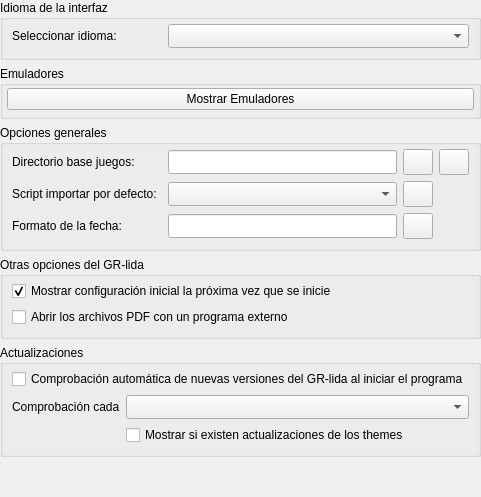
     <widget class="QWidget" name="page_0">
      <layout class="QVBoxLayout" name="verticalLayout_12">
       <property name="margin">
        <number>0</number>
       </property>
       <item>
        <widget class="QGroupBox" name="gBox_idioma">
         <property name="title">
          <string>Idioma de la interfaz</string>
         </property>
         <layout class="QHBoxLayout" name="horizontalLayout_17">
          <property name="topMargin">
           <number>4</number>
          </property>
          <item>
           <widget class="QLabel" name="lb_Opt_1">
            <property name="sizePolicy">
             <sizepolicy hsizetype="Fixed" vsizetype="Fixed">
              <horstretch>0</horstretch>
              <verstretch>0</verstretch>
             </sizepolicy>
            </property>
            <property name="minimumSize">
             <size>
              <width>150</width>
              <height>0</height>
             </size>
            </property>
            <property name="text">
             <string>Seleccionar idioma:</string>
            </property>
           </widget>
          </item>
          <item>
           <widget class="QComboBox" name="cbxIdioma">
            <property name="minimumSize">
             <size>
              <width>0</width>
              <height>24</height>
             </size>
            </property>
           </widget>
          </item>
         </layout>
        </widget>
       </item>
       <item>
        <widget class="QGroupBox" name="gBox_btn_emuladores">
         <property name="maximumSize">
          <size>
           <width>16777215</width>
           <height>65</height>
          </size>
         </property>
         <property name="title">
          <string>Emuladores</string>
         </property>
         <layout class="QVBoxLayout" name="verticalLayout_10">
          <property name="leftMargin">
           <number>4</number>
          </property>
          <property name="topMargin">
           <number>2</number>
          </property>
          <property name="rightMargin">
           <number>4</number>
          </property>
          <property name="bottomMargin">
           <number>6</number>
          </property>
          <item>
           <widget class="QPushButton" name="btnSowEmus">
            <property name="text">
             <string>Mostrar Emuladores</string>
            </property>
            <property name="icon">
             <iconset resource="../res/gr-lida.qrc">
              <normaloff>:/img24/emuladores.png</normaloff>:/img24/emuladores.png</iconset>
            </property>
            <property name="iconSize">
             <size>
              <width>24</width>
              <height>24</height>
             </size>
            </property>
           </widget>
          </item>
         </layout>
        </widget>
       </item>
       <item>
        <widget class="QGroupBox" name="groupBox_0">
         <property name="title">
          <string>Opciones generales</string>
         </property>
         <layout class="QGridLayout" name="gridLayout_8">
          <property name="topMargin">
           <number>4</number>
          </property>
          <item row="0" column="0">
           <widget class="QLabel" name="lb_Opt_6">
            <property name="sizePolicy">
             <sizepolicy hsizetype="Fixed" vsizetype="Fixed">
              <horstretch>0</horstretch>
              <verstretch>0</verstretch>
             </sizepolicy>
            </property>
            <property name="minimumSize">
             <size>
              <width>150</width>
              <height>0</height>
             </size>
            </property>
            <property name="text">
             <string>Directorio base juegos:</string>
            </property>
           </widget>
          </item>
          <item row="0" column="1">
           <widget class="QLineEdit" name="txtDirBaseGames">
            <property name="minimumSize">
             <size>
              <width>0</width>
              <height>24</height>
             </size>
            </property>
           </widget>
          </item>
          <item row="0" column="2">
           <widget class="QPushButton" name="btnDirBaseGames">
            <property name="minimumSize">
             <size>
              <width>30</width>
              <height>26</height>
             </size>
            </property>
            <property name="maximumSize">
             <size>
              <width>30</width>
              <height>26</height>
             </size>
            </property>
            <property name="icon">
             <iconset resource="../res/gr-lida.qrc">
              <normaloff>:/img16/carpeta_0.png</normaloff>:/img16/carpeta_0.png</iconset>
            </property>
           </widget>
          </item>
          <item row="0" column="3">
           <widget class="QPushButton" name="btnDirBaseGames_clear">
            <property name="enabled">
             <bool>true</bool>
            </property>
            <property name="minimumSize">
             <size>
              <width>30</width>
              <height>26</height>
             </size>
            </property>
            <property name="maximumSize">
             <size>
              <width>30</width>
              <height>26</height>
             </size>
            </property>
            <property name="icon">
             <iconset resource="../res/gr-lida.qrc">
              <normaloff>:/img16/limpiar.png</normaloff>:/img16/limpiar.png</iconset>
            </property>
           </widget>
          </item>
          <item row="1" column="0">
           <widget class="QLabel" name="lb_Opt_7">
            <property name="sizePolicy">
             <sizepolicy hsizetype="Fixed" vsizetype="Fixed">
              <horstretch>0</horstretch>
              <verstretch>0</verstretch>
             </sizepolicy>
            </property>
            <property name="minimumSize">
             <size>
              <width>150</width>
              <height>0</height>
             </size>
            </property>
            <property name="text">
             <string>Script importar por defecto:</string>
            </property>
           </widget>
          </item>
          <item row="1" column="1">
           <widget class="QComboBox" name="cbxScriptURL">
            <property name="minimumSize">
             <size>
              <width>0</width>
              <height>24</height>
             </size>
            </property>
           </widget>
          </item>
          <item row="1" column="2">
           <widget class="QPushButton" name="btnOpenUrl">
            <property name="minimumSize">
             <size>
              <width>30</width>
              <height>26</height>
             </size>
            </property>
            <property name="maximumSize">
             <size>
              <width>30</width>
              <height>26</height>
             </size>
            </property>
            <property name="icon">
             <iconset resource="../res/gr-lida.qrc">
              <normaloff>:/img16/edit_enlace.png</normaloff>:/img16/edit_enlace.png</iconset>
            </property>
           </widget>
          </item>
          <item row="2" column="0">
           <widget class="QLabel" name="lb_Opt_8">
            <property name="sizePolicy">
             <sizepolicy hsizetype="Fixed" vsizetype="Fixed">
              <horstretch>0</horstretch>
              <verstretch>0</verstretch>
             </sizepolicy>
            </property>
            <property name="minimumSize">
             <size>
              <width>150</width>
              <height>0</height>
             </size>
            </property>
            <property name="text">
             <string>Formato de la fecha:</string>
            </property>
           </widget>
          </item>
          <item row="2" column="1">
           <widget class="QLineEdit" name="txtFormatoFecha">
            <property name="minimumSize">
             <size>
              <width>0</width>
              <height>24</height>
             </size>
            </property>
            <property name="toolTip">
             <string>Dia/Mes/Año Hora:Minutos:Segundos</string>
            </property>
           </widget>
          </item>
          <item row="2" column="2">
           <widget class="QPushButton" name="btnInfoFormatoFecha">
            <property name="minimumSize">
             <size>
              <width>30</width>
              <height>26</height>
             </size>
            </property>
            <property name="maximumSize">
             <size>
              <width>30</width>
              <height>26</height>
             </size>
            </property>
            <property name="icon">
             <iconset resource="../res/gr-lida.qrc">
              <normaloff>:/img16/informacion.png</normaloff>:/img16/informacion.png</iconset>
            </property>
           </widget>
          </item>
         </layout>
        </widget>
       </item>
       <item>
        <widget class="QGroupBox" name="gBox_otras_opciones">
         <property name="title">
          <string>Otras opciones del GR-lida</string>
         </property>
         <layout class="QVBoxLayout" name="verticalLayout_11">
          <property name="topMargin">
           <number>4</number>
          </property>
          <item>
           <widget class="QCheckBox" name="chkShowNext">
            <property name="text">
             <string>Mostrar configuración inicial la próxima vez que se inicie</string>
            </property>
            <property name="checked">
             <bool>true</bool>
            </property>
           </widget>
          </item>
          <item>
           <widget class="QCheckBox" name="chkOpenPdfExternal">
            <property name="text">
             <string>Abrir los archivos PDF con un programa externo</string>
            </property>
           </widget>
          </item>
         </layout>
         <zorder>chkOpenPdfExternal</zorder>
         <zorder>chkShowNext</zorder>
        </widget>
       </item>
       <item>
        <widget class="QGroupBox" name="gBox_updates">
         <property name="title">
          <string>Actualizaciones</string>
         </property>
         <layout class="QFormLayout" name="formLayout_2">
          <property name="topMargin">
           <number>4</number>
          </property>
          <item row="0" column="0" colspan="2">
           <widget class="QCheckBox" name="chkComprobarVersionGrl">
            <property name="text">
             <string>Comprobación automática de nuevas versiones del GR-lida al iniciar el programa</string>
            </property>
           </widget>
          </item>
          <item row="1" column="0">
           <widget class="QLabel" name="lb_Opt_28">
            <property name="text">
             <string>Comprobación cada</string>
            </property>
           </widget>
          </item>
          <item row="1" column="1">
           <widget class="QComboBox" name="cbxUpdateInterval">
            <property name="minimumSize">
             <size>
              <width>0</width>
              <height>24</height>
             </size>
            </property>
           </widget>
          </item>
          <item row="2" column="1">
           <widget class="QCheckBox" name="chkUpdateThemes">
            <property name="text">
             <string>Mostrar si existen actualizaciones de los themes</string>
            </property>
           </widget>
          </item>
         </layout>
        </widget>
       </item>
       <item>
        <spacer name="verticalSpacer_1">
         <property name="orientation">
          <enum>Qt::Vertical</enum>
         </property>
         <property name="sizeHint" stdset="0">
          <size>
           <width>20</width>
           <height>40</height>
          </size>
         </property>
        </spacer>
       </item>
      </layout>
      <zorder>groupBox_0</zorder>
      <zorder>gBox_idioma</zorder>
      <zorder>gBox_btn_emuladores</zorder>
      <zorder>gBox_otras_opciones</zorder>
      <zorder>gBox_updates</zorder>
     </widget>
